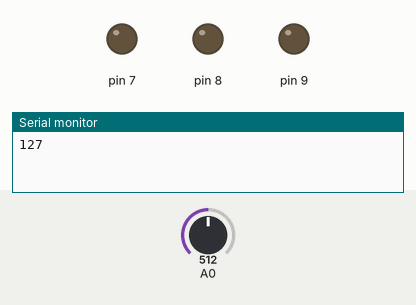
Bench run of a sketch on a simulated Arduino Uno, built with avr-gcc and run on an emulated ATmega328P. On the bench: output pins drawn as LEDs (lit = HIGH), the last lines printed to the serial monitor. Inputs (shaded band) come from the test bench; at power-on: A0 = 512.

Above: at 1.8 s.
1.9 s: A0 set to 523
At 3.1 s:
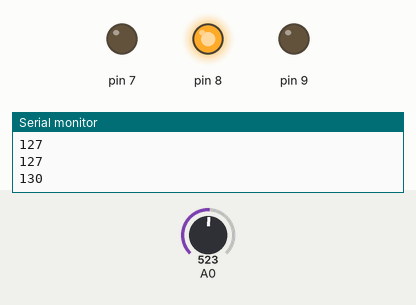
3.5 s: A0 set to 511
At 4.6 s:
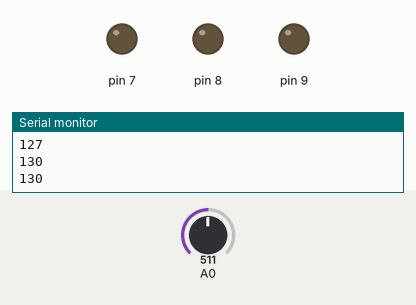
5.5 s: A0 set to 716
At 7.4 s:
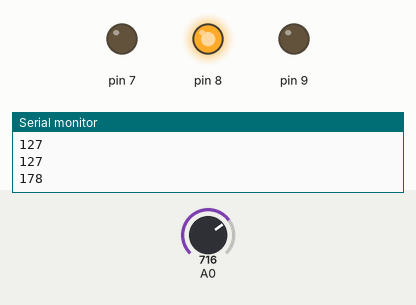
Timing chart, 0 to 8.9 s (numbered marks = the images above; inputs shaded):
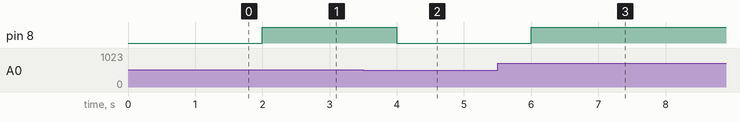

Measured:
- the behaviour switches between 513 and 514 on A0 (found by bisection; images 0 and 1)
- after the input at 1.9 s, pin 8: LOW → HIGH after 0.10 s
- after the input at 3.5 s, pin 8: HIGH → LOW after 0.50 s
- after the input at 5.5 s, pin 8: LOW → HIGH after 0.50 s

The sketch:

speedcntroldc.ino
```cpp
int val=0;

void setup() {
  pinMode(7,OUTPUT);
  pinMode(8,OUTPUT);
  pinMode(9,OUTPUT);
  Serial.begin(9600);
}

void loop() {
  int value=analogRead(A0);
  int pinvalue=map(value,0,1023,0,255);
  analogWrite(8,pinvalue);
  //digitalWrite(8,HIGH);
  digitalWrite(9,LOW);
  delay(1000);
  Serial.println(pinvalue);

  /*if(Serial.available()>0)
  {

  char c=(Serial.read());
  Serial.println(c);
      switch(c)
     {
       case '1':
       value=100;
       analogWrite(8,value);
       //digitalWrite(8,HIGH);
       digitalWrite(9,LOW);
       delay(1000);
       Serial.println(pinvalue);
       break;


       case '5':
       value=512;
       analogWrite(8,pinvalue);
       //digitalWrite(8,HIGH);
       digitalWrite(9,LOW);
       delay(1000);
       Serial.println(pinvalue);
       break;

       case '0':
       value=0;
       analogWrite(8,pinvalue);
       //digitalWrite(8,LOW);
       digitalWrite(9,LOW);
       delay(1000);
       Serial.println(pinvalue);
       break;

       default:
       value=150;
       analogWrite(8,pinvalue);
       //digitalWrite(8,HIGH);
       digitalWrite(9,LOW);
       delay(1000);
       Serial.println(pinvalue);

     }
  }*/
}
```
